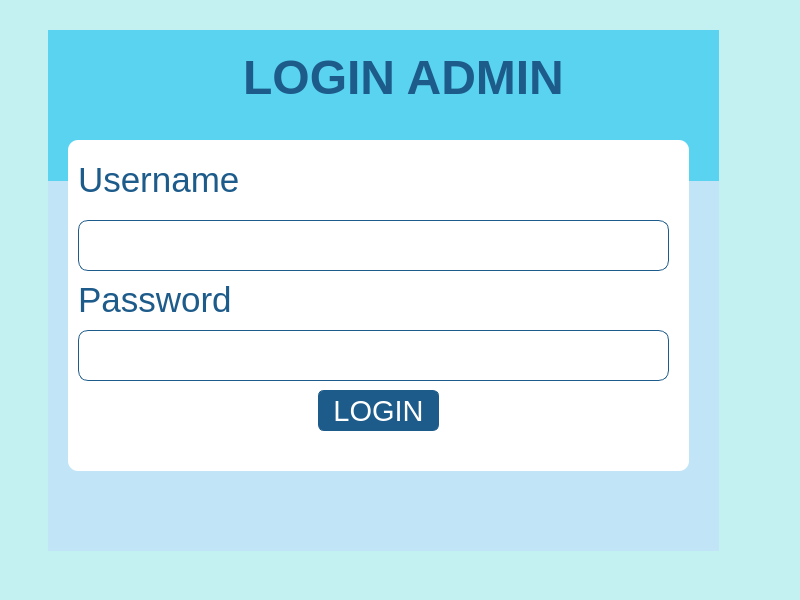
<?xml version="1.0" encoding="UTF-8"?>
<ui version="4.0">
 <class>loginadmin</class>
 <widget class="QMainWindow" name="loginadmin">
  <property name="geometry">
   <rect>
    <x>0</x>
    <y>0</y>
    <width>800</width>
    <height>600</height>
   </rect>
  </property>
  <property name="windowTitle">
   <string>MainWindow</string>
  </property>
  <property name="styleSheet">
   <string notr="true">background-color: #C3F0F0;</string>
  </property>
  <widget class="QWidget" name="centralwidget">
   <widget class="QWidget" name="widget" native="true">
    <property name="geometry">
     <rect>
      <x>48</x>
      <y>0</y>
      <width>811</width>
      <height>571</height>
     </rect>
    </property>
    <widget class="QWidget" name="widget_3" native="true">
     <property name="geometry">
      <rect>
       <x>0</x>
       <y>30</y>
       <width>671</width>
       <height>521</height>
      </rect>
     </property>
     <property name="styleSheet">
      <string notr="true">background-color : #C1E5F6;</string>
     </property>
     <widget class="QWidget" name="widget_2" native="true">
      <property name="geometry">
       <rect>
        <x>-10</x>
        <y>0</y>
        <width>691</width>
        <height>151</height>
       </rect>
      </property>
      <property name="styleSheet">
       <string notr="true">background-color : #59D3EF;</string>
      </property>
      <widget class="QLabel" name="label">
       <property name="geometry">
        <rect>
         <x>190</x>
         <y>20</y>
         <width>351</width>
         <height>81</height>
        </rect>
       </property>
       <property name="font">
        <font>
         <pointsize>36</pointsize>
         <bold>true</bold>
        </font>
       </property>
       <property name="styleSheet">
        <string notr="true">color : #1D5B8B;</string>
       </property>
       <property name="text">
        <string>LOGIN ADMIN</string>
       </property>
       <property name="alignment">
        <set>Qt::AlignmentFlag::AlignHCenter|Qt::AlignmentFlag::AlignTop</set>
       </property>
      </widget>
     </widget>
     <widget class="QWidget" name="widget_4" native="true">
      <property name="geometry">
       <rect>
        <x>20</x>
        <y>110</y>
        <width>621</width>
        <height>331</height>
       </rect>
      </property>
      <property name="styleSheet">
       <string notr="true">background-color :#ffffff;
border-radius: 10px;</string>
      </property>
      <widget class="QLabel" name="label_2">
       <property name="geometry">
        <rect>
         <x>10</x>
         <y>20</y>
         <width>181</width>
         <height>41</height>
        </rect>
       </property>
       <property name="font">
        <font>
         <pointsize>26</pointsize>
         <bold>false</bold>
        </font>
       </property>
       <property name="styleSheet">
        <string notr="true">color : #1D5B8B;</string>
       </property>
       <property name="text">
        <string>Username</string>
       </property>
       <property name="alignment">
        <set>Qt::AlignmentFlag::AlignLeading|Qt::AlignmentFlag::AlignLeft|Qt::AlignmentFlag::AlignTop</set>
       </property>
      </widget>
      <widget class="QLabel" name="label_3">
       <property name="geometry">
        <rect>
         <x>10</x>
         <y>140</y>
         <width>181</width>
         <height>41</height>
        </rect>
       </property>
       <property name="font">
        <font>
         <pointsize>26</pointsize>
         <bold>false</bold>
        </font>
       </property>
       <property name="styleSheet">
        <string notr="true">color : #1D5B8B;</string>
       </property>
       <property name="text">
        <string>Password</string>
       </property>
       <property name="alignment">
        <set>Qt::AlignmentFlag::AlignLeading|Qt::AlignmentFlag::AlignLeft|Qt::AlignmentFlag::AlignTop</set>
       </property>
      </widget>
      <widget class="QPushButton" name="pushButton">
       <property name="geometry">
        <rect>
         <x>250</x>
         <y>250</y>
         <width>121</width>
         <height>41</height>
        </rect>
       </property>
       <property name="font">
        <font>
         <pointsize>22</pointsize>
        </font>
       </property>
       <property name="styleSheet">
        <string notr="true">QPushButton {
    border: 1px solid #1D5B8B;     /* warna garis */
    border-radius: 6px;            /* sudut tombol membulat */
    background-color: #1D5B8B;       /* warna latar tombol */
    color: white;                /* warna teks */
    padding: 5px 10px;
}

QPushButton:hover {
    background-color: white;     /* saat mouse diarahkan */
    color: #1D5B8B;
}
</string>
       </property>
       <property name="text">
        <string>LOGIN</string>
       </property>
      </widget>
      <widget class="QLineEdit" name="loginadminusername">
       <property name="geometry">
        <rect>
         <x>10</x>
         <y>80</y>
         <width>591</width>
         <height>51</height>
        </rect>
       </property>
       <property name="font">
        <font>
         <pointsize>16</pointsize>
        </font>
       </property>
       <property name="styleSheet">
        <string notr="true">border: 1px solid #1D5B8B;
border-radius: 10px;
</string>
       </property>
      </widget>
      <widget class="QLineEdit" name="loginadminpassword">
       <property name="geometry">
        <rect>
         <x>10</x>
         <y>190</y>
         <width>591</width>
         <height>51</height>
        </rect>
       </property>
       <property name="font">
        <font>
         <pointsize>16</pointsize>
        </font>
       </property>
       <property name="styleSheet">
        <string notr="true">border: 1px solid #1D5B8B;
border-radius: 10px;
</string>
       </property>
       <property name="echoMode">
        <enum>QLineEdit::EchoMode::Password</enum>
       </property>
      </widget>
     </widget>
    </widget>
   </widget>
  </widget>
  <widget class="QMenuBar" name="menubar">
   <property name="geometry">
    <rect>
     <x>0</x>
     <y>0</y>
     <width>800</width>
     <height>22</height>
    </rect>
   </property>
  </widget>
  <widget class="QStatusBar" name="statusbar"/>
 </widget>
 <resources/>
 <connections/>
</ui>
